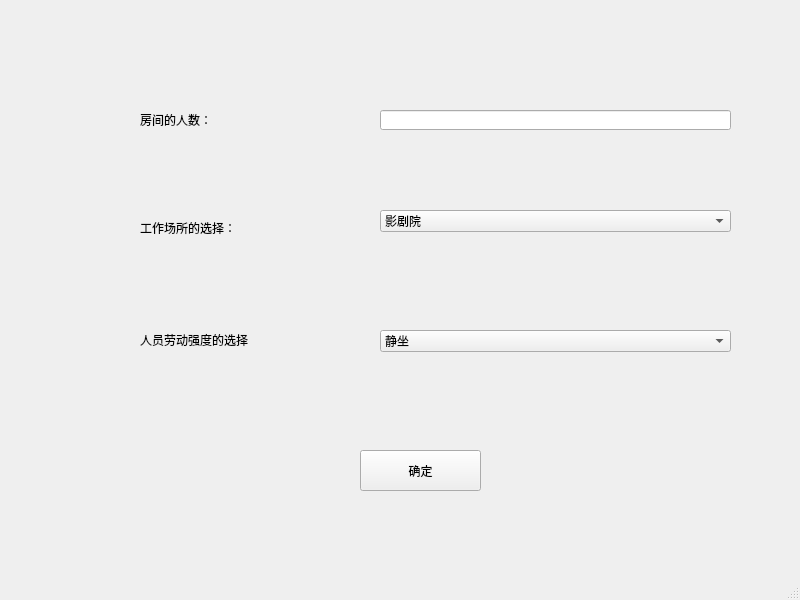
<?xml version="1.0" encoding="UTF-8"?>
<ui version="4.0">
 <class>MainWindow</class>
 <widget class="QMainWindow" name="MainWindow">
  <property name="geometry">
   <rect>
    <x>0</x>
    <y>0</y>
    <width>800</width>
    <height>600</height>
   </rect>
  </property>
  <property name="minimumSize">
   <size>
    <width>800</width>
    <height>600</height>
   </size>
  </property>
  <property name="maximumSize">
   <size>
    <width>800</width>
    <height>600</height>
   </size>
  </property>
  <property name="windowTitle">
   <string>MainWindow</string>
  </property>
  <widget class="QWidget" name="centralwidget">
   <widget class="QPushButton" name="queding_r">
    <property name="geometry">
     <rect>
      <x>360</x>
      <y>450</y>
      <width>121</width>
      <height>41</height>
     </rect>
    </property>
    <property name="text">
     <string>确定</string>
    </property>
   </widget>
   <widget class="QLabel" name="label">
    <property name="geometry">
     <rect>
      <x>140</x>
      <y>110</y>
      <width>221</width>
      <height>20</height>
     </rect>
    </property>
    <property name="styleSheet">
     <string notr="true">font: 8pt &quot;楷体&quot;;</string>
    </property>
    <property name="text">
     <string>房间的人数：</string>
    </property>
   </widget>
   <widget class="QLineEdit" name="renshu_1">
    <property name="geometry">
     <rect>
      <x>380</x>
      <y>110</y>
      <width>351</width>
      <height>20</height>
     </rect>
    </property>
   </widget>
   <widget class="QComboBox" name="changsuo_com">
    <property name="geometry">
     <rect>
      <x>380</x>
      <y>210</y>
      <width>351</width>
      <height>22</height>
     </rect>
    </property>
    <property name="styleSheet">
     <string notr="true">font: 8pt &quot;Arial&quot;;
font: 8pt &quot;楷体&quot;;</string>
    </property>
    <item>
     <property name="text">
      <string>影剧院</string>
     </property>
    </item>
    <item>
     <property name="text">
      <string>旅店</string>
     </property>
    </item>
    <item>
     <property name="text">
      <string>铸造车间</string>
     </property>
    </item>
    <item>
     <property name="text">
      <string>图书馆阅览室</string>
     </property>
    </item>
    <item>
     <property name="text">
      <string>炼钢车间</string>
     </property>
    </item>
    <item>
     <property name="text">
      <string>百货商场（售货）</string>
     </property>
    </item>
    <item>
     <property name="text">
      <string>体育馆</string>
     </property>
    </item>
    <item>
     <property name="text">
      <string>纺织厂</string>
     </property>
    </item>
   </widget>
   <widget class="QLabel" name="label_2">
    <property name="geometry">
     <rect>
      <x>140</x>
      <y>220</y>
      <width>141</width>
      <height>16</height>
     </rect>
    </property>
    <property name="styleSheet">
     <string notr="true">font: 8pt &quot;楷体&quot;;</string>
    </property>
    <property name="text">
     <string>工作场所的选择：</string>
    </property>
   </widget>
   <widget class="QLabel" name="label_3">
    <property name="geometry">
     <rect>
      <x>140</x>
      <y>330</y>
      <width>111</width>
      <height>20</height>
     </rect>
    </property>
    <property name="styleSheet">
     <string notr="true">font: 8pt &quot;楷体&quot;;</string>
    </property>
    <property name="text">
     <string>人员劳动强度的选择：</string>
    </property>
   </widget>
   <widget class="QComboBox" name="laoqiang_com">
    <property name="geometry">
     <rect>
      <x>380</x>
      <y>330</y>
      <width>351</width>
      <height>22</height>
     </rect>
    </property>
    <property name="styleSheet">
     <string notr="true">font: 8pt &quot;楷体&quot;;</string>
    </property>
    <item>
     <property name="text">
      <string>静坐</string>
     </property>
    </item>
    <item>
     <property name="text">
      <string>极轻等劳动</string>
     </property>
    </item>
    <item>
     <property name="text">
      <string>轻等劳动</string>
     </property>
    </item>
    <item>
     <property name="text">
      <string>中等劳动</string>
     </property>
    </item>
    <item>
     <property name="text">
      <string>重度劳动</string>
     </property>
    </item>
   </widget>
  </widget>
  <widget class="QMenuBar" name="menubar">
   <property name="geometry">
    <rect>
     <x>0</x>
     <y>0</y>
     <width>800</width>
     <height>22</height>
    </rect>
   </property>
  </widget>
  <widget class="QStatusBar" name="statusbar"/>
 </widget>
 <resources/>
 <connections/>
</ui>
